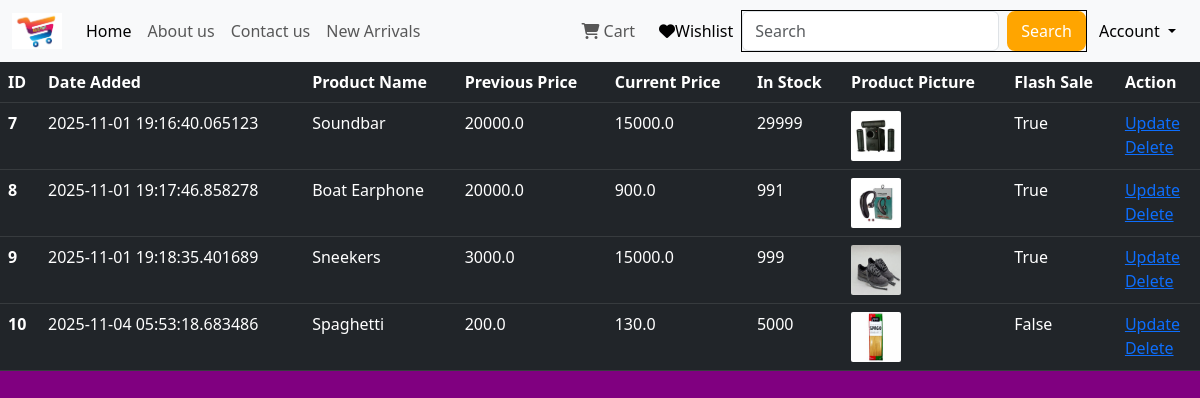
The page /shop-items (signed in) on the database its author committed.
### ecommweb/models.py (models this page shows, shortened)
class Product(db.Model):
    id = db.Column(db.Integer, primary_key=True)
    product_name = db.Column(db.String(100), nullable=False)
    current_price = db.Column(db.Float, nullable=False)
    previous_price = db.Column(db.Float, nullable=False)
    in_stock = db.Column(db.Integer, nullable=False)
    product_picture = db.Column(db.String(1000), nullable=False)
    flash_sale = db.Column(db.Boolean, default=False)
    date_added = db.Column(db.DateTime, default=datetime.utcnow)
    carts = db.relationship('Cart', backref=db.backref('product', lazy=True))
    orders = db.relationship('Order', backref=db.backref('product', lazy=True))

### ecommweb/admin.py (the view)
@admin.route('/shop-items', methods=['GET','POST'])
@login_required
def shop_items():
    if current_user.id==1:
        items=Product.query.order_by(Product.date_added).all()
        return render_template('./shop-items.html', items=items)
    return render_template('404.html')

### ecommweb/templates/shop-items.html (shortened to what this page needs)
{% extends 'base.html' %}
{% block body %}
{% if items | length < 1 %} <h3 style="color: white;">No Shop Items </h3>
    {% else %}
    <table class="table table-dark table-hover">
        <thead>
            <tr>
                <th scope="col">ID</th>
                <th scope="col">Date Added</th>
                <th scope="col">Product Name</th>
                <th scope="col">Previous Price</th>
                <th scope="col">Current Price</th>
                <th scope="col">In Stock</th>
                <th scope="col">Product Picture</th>
                <th scope="col">Flash Sale</th>
                <th scope="col">Action</th>
            </tr>
        </thead>
        <tbody>
            {% for item in items %}
            <tr>
                <th scope="row">{{ item.id }}</th>
                <td>{{ item.date_added }}</td>
                <td>{{ item.product_name }}</td>
                <td>{{ item.previous_price }}</td>
                <td>{{ item.current_price }}</td>
                <td>{{ item.in_stock }}</td>
                <td><img src="{{ item.product_picture }}" alt="89"
                        style="height: 50px; width: 50px; border-radius: 2px;">
                </td>
                <td>{{ item.flash_sale }}</td>
                <td>
                    <a href="/update-item/{{ item.id }}">Update</a>
                    <br>
                    <a href="/delete-item/{{ item.id }}">Delete</a>
                </td>
            </tr>
            {% endfor %}
        </tbody>
    </table>
    {% endif %}
    {% endblock %}

### rows shown on the page
Product: id "7", date_added "2025-11-01 19:16:40.065123", product_name "Soundbar", previous_price "20000.0", current_price "15000.0", in_stock "29999", product_picture (picture), flash_sale "True"
Product: id "8", date_added "2025-11-01 19:17:46.858278", product_name "Boat Earphone", previous_price "20000.0", current_price "900.0", in_stock "991", product_picture (picture), flash_sale "True"
Product: id "9", date_added "2025-11-01 19:18:35.401689", product_name "Sneekers", previous_price "3000.0", current_price "15000.0", in_stock "999", product_picture (picture), flash_sale "True"
Product: id "10", date_added "2025-11-04 05:53:18.683486", product_name "Spaghetti", previous_price "200.0", current_price "130.0", in_stock "5000", product_picture (picture), flash_sale "False"
